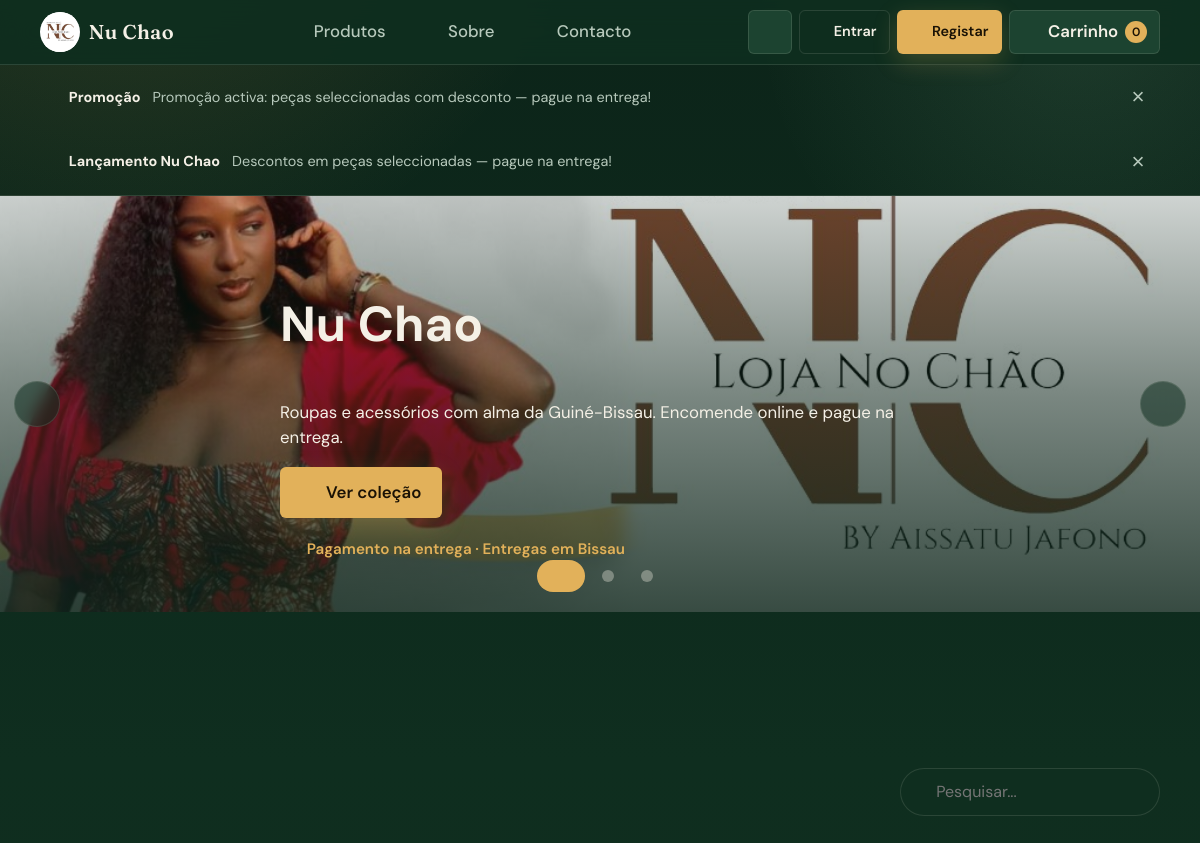
The page / on the database its author committed.
### tables this page shows
CREATE TABLE promocoes (
    id INT AUTO_INCREMENT PRIMARY KEY,
    titulo VARCHAR(150) NOT NULL,
    mensagem VARCHAR(500) NOT NULL,
    tipo ENUM('BANNER', 'ALERTA', 'CUPOM') NOT NULL DEFAULT 'ALERTA',
    desconto_percent INT NULL,
    codigo_cupom VARCHAR(40) NULL,
    produto_id INT NULL,
    data_inicio DATETIME NULL,
    data_fim DATETIME NULL,
    activo TINYINT(1) NOT NULL DEFAULT 1,
    criado_em TIMESTAMP DEFAULT CURRENT_TIMESTAMP,
    FOREIGN KEY (produto_id) REFERENCES produtos(id) ON DELETE SET NULL
);

CREATE TABLE hero_slides (
    id INT AUTO_INCREMENT PRIMARY KEY,
    titulo VARCHAR(150) NOT NULL,
    texto VARCHAR(500) NOT NULL,
    nota VARCHAR(255) NULL,
    cta_texto VARCHAR(80) NOT NULL DEFAULT 'Ver coleção',
    cta_href VARCHAR(255) NOT NULL DEFAULT '#produtos',
    imagem VARCHAR(500) DEFAULT 'assets/hero-banner.png',
    ordem INT NOT NULL DEFAULT 0,
    activo TINYINT(1) NOT NULL DEFAULT 1,
    criado_em TIMESTAMP DEFAULT CURRENT_TIMESTAMP
);

### includes/functions.php (called while the page is built, shortened)
<?php
require_once __DIR__ . '/../config/database.php';
function e(?string $value): string
{
    return htmlspecialchars((string) $value, ENT_QUOTES, 'UTF-8');
}
function current_user(): ?array
{
    return $_SESSION['user'] ?? null;
}
function cart(): array
{
    return $_SESSION['cart'] ?? [];
}
function cart_count(): int
{
    $count = 0;
    return $count;
}
function config_get(string $chave, ?string $default = null): ?string
{
    static $cache = null;
    static $version = -1;
    $current = (int) ($GLOBALS['__nu_chao_config_version'] ?? 0);
    if ($cache === null || $version !== $current) {
        $cache = [];
        $version = $current;
        try {
            $rows = db()->query('SELECT chave, valor FROM configuracoes')->fetchAll();
            foreach ($rows as $row) {
                $cache[$row['chave']] = (string) $row['valor'];
            }
        } catch (Throwable $e) {
            $cache = [];
        }
    }
    return array_key_exists($chave, $cache) ? $cache[$chave] : $default;
}
function site_nome(): string
{
    return trim((string) (config_get('site_nome', APP_NAME) ?? APP_NAME)) ?: APP_NAME;
}
function hero_image_url(?string $imagem): string
{
    $img = trim((string) $imagem);
    $rel = ltrim($img, '/');
    $url = APP_BASE_URL . '/' . $rel;
    $path = BASE_PATH . '/' . $rel;
    if (is_file($path)) {
        $url .= '?v=' . filemtime($path);
    }
    return $url;
}
function hero_slides_activos(): array
{
    $fallback = [
        [
            'title' => site_nome(),
            'text' => 'Roupas e acessórios com alma da Guiné-Bissau. Encomende online e pague na entrega.',
            'note' => 'Pagamento na entrega · Entregas em Bissau',
            'cta' => 'Ver coleção',
            'cta_href' => '#produtos',
            'image' => 'assets/hero-banner.png',
            'image_url' => hero_image_url('assets/hero-banner.png'),
        ],
    ];
    try {
        $rows = db()->query(
            'SELECT * FROM hero_slides WHERE activo = 1 ORDER BY ordem ASC, id ASC'
        )->fetchAll();
        $slides = [];
        foreach ($rows as $r) {
            $img = (string) ($r['imagem'] ?: 'assets/hero-banner.png');
            $slides[] = [
                'title' => (string) $r['titulo'],
                'text' => (string) $r['texto'],
                'note' => (string) ($r['nota'] ?? ''),
                'cta' => (string) ($r['cta_texto'] ?: 'Ver coleção'),
                'cta_href' => (string) ($r['cta_href'] ?: '#produtos'),
                'image' => $img,
                'image_url' => hero_image_url($img),
            ];
        }
        return $slides;
    } catch (Throwable $e) {
        return $fallback;
    }
}
function promocoes_activas(?string $tipo = null): array
{
    try {
        $sql = "SELECT * FROM promocoes
                WHERE activo = 1
                  AND (data_inicio IS NULL OR data_inicio <= NOW())
                  AND (data_fim IS NULL OR data_fim >= NOW())";
        $params = [];
        $sql .= ' ORDER BY id DESC';
        $stmt = db()->prepare($sql);
        $stmt->execute($params);
        return $stmt->fetchAll();
    } catch (Throwable $e) {
        return [];
    }
}

### config/database.php (called while the page is built, shortened)
<?php
function db(): PDO
{
    static $pdo = null;
    if ($pdo instanceof PDO) {
        return $pdo;
    }
    $dsn = 'mysql:host=' . DB_HOST . ';dbname=' . DB_NAME . ';charset=' . DB_CHARSET;
    $pdo = new PDO($dsn, DB_USER, DB_PASS, [
        PDO::ATTR_ERRMODE => PDO::ERRMODE_EXCEPTION,
        PDO::ATTR_DEFAULT_FETCH_MODE => PDO::FETCH_ASSOC,
        PDO::ATTR_EMULATE_PREPARES => false,
    ]);
    return $pdo;
}

### index.php (the view, shortened to what this page needs)
<?php
require_once __DIR__ . '/includes/functions.php';
require_once __DIR__ . '/includes/icons.php';
$pageTitle = site_cfg('site_titulo_home', site_nome() . ' — Moda na Guiné-Bissau');
try {
    $produtos = db()->query(
        "SELECT * FROM produtos WHERE ativo = 1 ORDER BY em_promocao DESC, categoria, nome"
    )->fetchAll();
} catch (Throwable $e) {
    $produtos = [];
    $countRoupa = 0;
    $countAcess = 0;
    $countPromo = 0;
    $imgCounts = [];
    $dbError = true;
}
$heroSlides = hero_slides_activos();
require __DIR__ . '/includes/header.php';
?>
<section class="hero-carousel" id="heroCarousel" aria-label="Destaques <?= e(site_nome()) ?>">
  <div class="hero-track">
    <?php foreach ($heroSlides as $i => $slide): ?>
      <article class="hero-slide<?= $i === 0 ? ' is-active' : '' ?>" data-slide="<?= $i ?>">
        <div class="hero-slide-bg" style="--hero-img:url('<?= e($slide['image_url'] ?? hero_image_url($slide['image'] ?? '')) ?>')"></div>
        <div class="container hero-inner">
          <h1><?= e($slide['title']) ?></h1>
          <p><?= e($slide['text']) ?></p>
          <div class="hero-actions">
            <a class="btn primary" href="<?= e($slide['cta_href'] ?: '#produtos') ?>"><?= icon('shirt', 'icon') ?> <?= e($slide['cta']) ?></a>
          </div>
          <?php if (!empty($slide['note'])): ?>
            <div class="hero-note"><?= icon('check', 'icon inline') ?> <?= e($slide['note']) ?></div>
          <?php endif; ?>
        </div>
      </article>
    <?php endforeach; ?>
  </div>
  <button class="hero-nav prev" type="button" aria-label="Slide anterior"><?= icon('chevron-left') ?></button>
  <button class="hero-nav next" type="button" aria-label="Próximo slide"><?= icon('chevron-right') ?></button>
  <div class="hero-dots" role="tablist" aria-label="Slides">
    <?php foreach ($heroSlides as $i => $_): ?>
      <button type="button" class="hero-dot<?= $i === 0 ? ' is-active' : '' ?>" data-goto="<?= $i ?>" aria-label="Ir para slide <?= $i + 1 ?>"></button>
    <?php endforeach; ?>
  </div>
</section>
<section class="section" id="produtos">
  <div class="container">
    <div class="filters cat-pills" id="catCarousel" role="toolbar" aria-label="Filtrar produtos">
      <div class="cat-track">
      </div>
      <label class="search-field">
        <?= icon('search', 'icon sm') ?>
        <input class="form-control" type="search" id="productSearch" placeholder="Pesquisar..." aria-label="Pesquisar produtos">
      </label>
    </div>
    <?php if (!$produtos): ?>
      <div class="empty">Ainda não há produtos. O administrador pode adicioná-los na área de gestão.</div>
    <?php else: ?>
      <div class="product-grid">
      </div>
    <?php endif; ?>
  </div>
</section>
<?php require __DIR__ . '/includes/footer.php'; ?>

### includes/header.php (shortened to what this page needs)
<?php
require_once __DIR__ . '/functions.php';
require_once __DIR__ . '/icons.php';
$user = current_user();
$cartCount = cart_count();
$userInitial = $user ? strtoupper(mb_substr($user['nome'], 0, 1)) : '';
?>
<!DOCTYPE html>
<html lang="pt" data-theme="dark">
<head>
  <link rel="stylesheet" href="/No_chao/assets/css/style.css">
  <link rel="stylesheet" href="/No_chao/assets/css/responsive.css">
</head>
<body>
<header class="topbar">
  <div class="container topbar-inner">
    <a class="brand" href="/No_chao/index.php">
      <img src="/No_chao/assets/logo-nc.png" alt="<?= e(site_nome()) ?>" class="brand-logo">
      <span class="brand-text"><?= e(site_nome()) ?></span>
    </a>
    <nav class="main-nav" id="mainNav" aria-label="Menu principal">
      <a href="/No_chao/index.php#produtos"><?= icon('shirt', 'icon nav-ico') ?><span>Produtos</span></a>
      <a href="/No_chao/loja/sobre.php"><?= icon('info', 'icon nav-ico') ?><span>Sobre</span></a>
      <a href="/No_chao/loja/contacto.php"><?= icon('phone', 'icon nav-ico') ?><span>Contacto</span></a>
    </nav>
    <div class="actions">
      <button type="button" class="icon-btn" id="themeToggle" aria-label="Mudar tema" title="Mudar tema">
        <span class="theme-ico theme-ico-moon"><?= icon('moon') ?></span>
      </button>
      <?php if ($user): ?>
        <div class="user-menu" id="userMenu">
          <button type="button" class="user-menu-btn" id="userMenuBtn" aria-expanded="false" aria-haspopup="true" aria-controls="userMenuPanel" title="<?= e($user['nome']) ?>">
            <span class="user-avatar" aria-hidden="true"><?= e($userInitial) ?></span>
            <span class="user-menu-caret" aria-hidden="true"></span>
          </button>
          <div class="user-menu-panel" id="userMenuPanel" hidden role="menu">
            <div class="user-menu-head">
              <strong><?= e($user['nome']) ?></strong>
              <span><?= e($user['email']) ?></span>
            </div>
            <?php if (in_array($user['tipo'], ['CLIENTE', 'ADMIN'], true)): ?>
              <a role="menuitem" class="user-menu-primary" href="/No_chao/conta/meus_pedidos.php">
                <?= icon('bag', 'icon sm') ?>
                <span class="user-menu-label">
                  <strong>Os meus pedidos</strong>
                  <small>Acompanhar entrega</small>
                </span>
              </a>
            <?php endif; ?>
            <a role="menuitem" href="/No_chao/conta/perfil.php"><?= icon('user', 'icon sm') ?> O meu perfil</a>
            <?php if ($user['tipo'] === 'ADMIN'): ?>
              <a role="menuitem" href="/No_chao/admin/site.php"><?= icon('package', 'icon sm') ?> Gestão</a>
            <?php elseif ($user['tipo'] === 'ENTREGADOR'): ?>
              <a role="menuitem" href="/No_chao/entregador/"><?= icon('truck', 'icon sm') ?> Entregas</a>
            <?php endif; ?>
            <form method="post" action="/No_chao/auth/logout.php" role="none">
              <?= csrf_field() ?>
              <button role="menuitem" class="is-danger user-menu-btn-link" type="submit"><?= icon('logout', 'icon sm') ?> Sair</button>
            </form>
          </div>
        </div>
      <?php else: ?>
        <a class="btn ghost sm desktop-only" href="/No_chao/auth/login.php"><?= icon('login', 'icon sm') ?> Entrar</a>
        <a class="btn primary sm desktop-only js-open-register" href="/No_chao/auth/registar.php"><?= icon('user', 'icon sm') ?> Registar</a>
      <?php endif; ?>
      <a class="cart-btn" href="/No_chao/loja/carrinho.php" aria-label="Carrinho">
        <?= icon('cart', 'icon') ?>
        <span class="cart-label">Carrinho</span>
        <span class="cart-count"><?= (int) $cartCount ?></span>
      </a>
    </div>
  </div>
</header>
<?php
$promoAlertas = [];
if (config_bool('alerta_promocao_activo', true)) {
    $txtGlobal = trim((string) (config_get('alerta_promocao_texto') ?? ''));
    if ($txtGlobal !== '') {
        $promoAlertas[] = ['titulo' => 'Promoção', 'mensagem' => $txtGlobal, 'id' => 'cfg'];
    }
}
foreach (promocoes_activas() as $pr) {
    $promoAlertas[] = [
        'titulo' => $pr['titulo'],
        'mensagem' => $pr['mensagem'],
        'id' => (string) $pr['id'],
    ];
}
$promoAlertas = array_slice($promoAlertas, 0, 3);
?>
<?php if ($promoAlertas): ?>
  <div class="promo-alerts" id="promoAlerts" role="region" aria-label="Alertas de promoção">
    <?php foreach ($promoAlertas as $alerta): ?>
      <div class="promo-alert" data-promo-id="<?= e($alerta['id']) ?>">
        <div class="container promo-alert-inner">
          <span class="promo-alert-ico"><?= icon('tag', 'icon sm') ?></span>
          <div class="promo-alert-text">
            <strong><?= e($alerta['titulo']) ?></strong>
            <span><?= e($alerta['mensagem']) ?></span>
          </div>
          <button type="button" class="promo-alert-close" aria-label="Fechar alerta">&times;</button>
        </div>
      </div>
    <?php endforeach; ?>
  </div>
<?php endif; ?>
<main>

### includes/icons.php (shortened to what this page needs)
<?php
function icon(string $name, string $class = 'icon'): string
{
    $path = $icons[$name] ?? $icons['spark'];
    return '<svg class="' . htmlspecialchars($class, ENT_QUOTES) . '" width="20" height="20" viewBox="0 0 24 24" fill="none" stroke="currentColor" stroke-width="1.8" stroke-linecap="round" stroke-linejoin="round" aria-hidden="true">' . $path . '</svg>';
}

### includes/footer.php (shortened to what this page needs)
</main>
</body>
</html>

### assets/css/responsive.css (style rules this page uses)
:root { --bp-sm: 420px; --bp-md: 760px; --bp-lg: 960px; --bp-xl: 1280px; --container-pad: clamp(0.75rem, 2.5vw, 1.5rem); --section-gap: clamp(2rem, 5vw, 4rem); --text-body: clamp(0.95rem, 0.9rem + 0.2vw, 1.05rem); --text-h1: clamp(1.75rem, 1.2rem + 2.5vw, 3.2rem); --text-h2: clamp(1.35rem, 1.1rem + 1.2vw, 2rem); }
html { font-size: 100%; }
body { font-size: var(--text-body); }
.container { width: min(1120px, calc(100% - (var(--container-pad) * 2))); padding-inline: 0; }
.section { padding-block: var(--section-gap); }
.hero-carousel .hero-inner h1 { font-size: var(--text-h1); line-height: 1.1; overflow-wrap: anywhere; }
img, video, iframe, svg { max-width: 100%; height: auto; }
.product-grid { grid-template-columns: repeat(2, minmax(0, 1fr)); }
@media (min-width: 640px) { .product-grid { grid-template-columns: repeat(auto-fill, minmax(min(100%, 200px), 1fr)); } }
.btn.sm { min-height: 44px; }
.promo-alert-close { min-width: 44px; min-height: 44px; display: grid; place-items: center; }
.promo-alert-text { flex-wrap: wrap; }
.promo-alert-text strong { white-space: normal; }
.hero-dot { width: 12px; height: 12px; margin: 0; padding: 10px; background-clip: content-box; box-sizing: content-box; }
@media (min-width: 961px) { body:not(.admin-body) { padding-bottom: 0; } }
@media (min-width: 961px) { .main-nav { position: static !important; transform: none !important; opacity: 1 !important; pointer-events: auto !important; flex-direction: row !important; align-items: center !important; max-height: none; overflow: visible; padding: 0 !important; background: transparent !important; border: 0 !important; } }
@media (min-width: 961px) { .main-nav a { border-bottom: 0 !important; padding: 0.35rem 0.55rem; font-size: inherit; } }

### rows shown on the page
promocoes: titulo "Lançamento Nu Chao", mensagem "Descontos em peças seleccionadas — pague na entrega!"
hero_slides: titulo "Nu Chao", texto "Roupas e acessórios com alma da Guiné-Bissau. Encomende online e pague na entrega.", cta_texto "Ver coleção", nota "Pagamento na entrega · Entregas em Bissau"

### other values the page prints
site_nome() "Nu Chao"
$cartCount "0"
$alerta['titulo'] "Promoção"
$alerta['mensagem'] "Promoção activa: peças seleccionadas com desconto — pague na entrega!"
